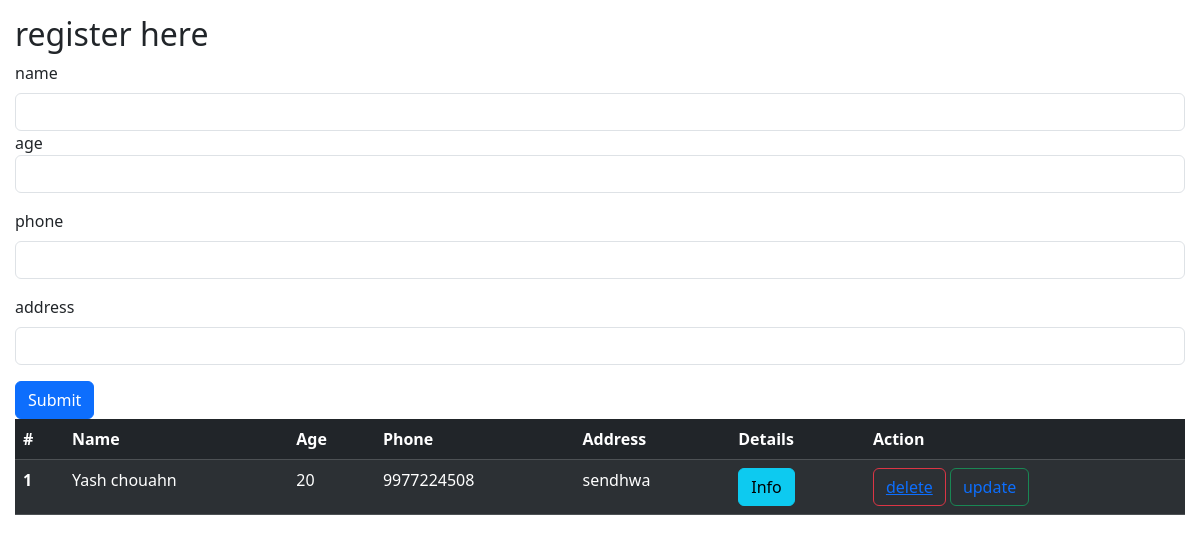
Before: / with the older database file.
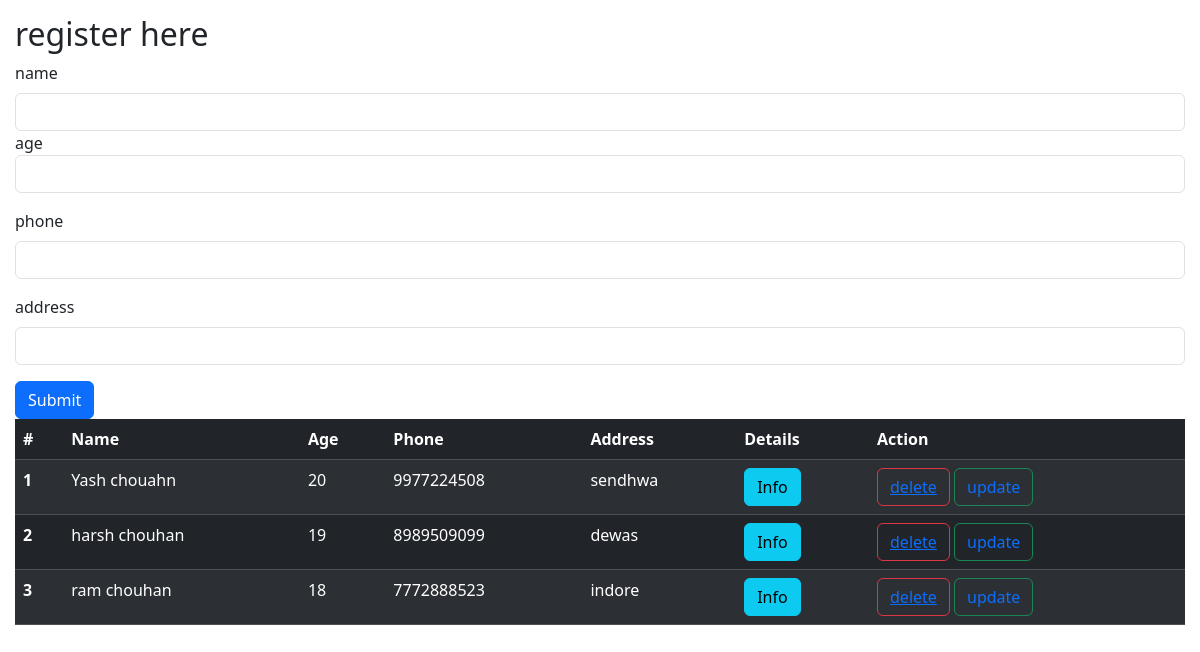
After: the same page with the newer database file.
### register/models.py (models this page shows)
class register(models.Model):
    username=models.ForeignKey(User,on_delete=models.SET_NULL,null=True,blank=True)
    name=models.CharField(max_length=100)
    age=models.IntegerField()
    phone=models.IntegerField()
    address=models.TextField()

### register/views.py (the view, shortened to what this page needs)
# urls.py: path('', views.basic,name='register'),
def basic(request):
    queryset=register.objects.all()
    return render(request ,"register.html",context={"register":queryset} )

### templates/register.html (shortened to what this page needs)
<!DOCTYPE html>
<html lang="en">
<head>
    <link href="https://cdn.jsdelivr.net/npm/bootstrap@5.3.3/dist/css/bootstrap.min.css" rel="stylesheet">
</head>
<body>
   <div style="margin: 15px">
  <h2>register here </h2>
    <form method="post" enctype="multipart/form-data">
        <div class="mb-3">
          <label for="exampleInputEmail1" name="name" class="form-label">name</label>
          <input type="text" name="name" required class="form-control" >
        <div class="mb-3">
          <label for="exampleInputPassword1 class="form-label"> age</label>
          <input type="text"name="age" required class="form-control" >
        </div>
        <div class="mb-3">
            <label for="exampleInputPassword1" class="form-label">phone</label>
            <input type="text"name="phone" required class="form-control" >
          </div> <div class="mb-3">
            <label for="exampleInputPassword1" class="form-label">address</label>
            <input type="text"name="address" required class="form-control" >
          </div>
        <button type="submit" class="btn btn-primary">Submit</button>
      </form>
      <table class="table table-dark table-striped">
        <thead>
          <tr>
            <th scope="col">#</th>
            <th scope="col">Name</th>
            <th scope="col">Age</th>
            <th scope="col">Phone</th>
            <th scope="col">Address</th>
            <th scope="col">Details</th>
            <th scope="col">Action</th>
          </tr>
        </thead>
        <tbody>
          {% for register in register %}
          <tr>
            <th scope="row">{{forloop.counter}}</th>
            <td>{{register.name}}</td>
            <td>{{register.age}}</td>
            <td>{{register.phone}}</td>
            <td>{{register.address}}</td>
            <td><button type="button" class="btn btn-info" >Info</button></td>
            <td><button type="button" class="btn btn-outline-danger"><a href="delete_element/{{register.id}}/">delete</a></button>
              <button type="button" class="btn btn-outline-success"><a style="text-decoration:none" href ="update_element/{{register.id}}/" >update</a></button>
            </td>
          </tr>
         {% endfor%}
        </tbody>
      </table>
   </div>
    </body>
</html>

Changed rows visible on the page:
added register: name "harsh chouhan", age "19", phone "8989509099", address "dewas"
added register: name "ram chouhan", age "18", phone "7772888523", address "indore"
